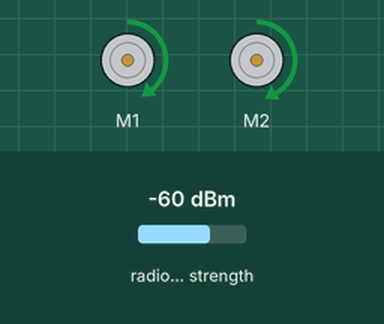
This program was run on a simulated BBC micro:bit (MakeCode). On the bench: 2 × DC motor (green arrow = forward, orange = backward, longer = faster). Inputs (shaded band) come from the test bench; at power-on: radio signal strength -60 dBm.

Above: at 1.2 s.
1.3 s: radio signal strength set to -55 dBm
Timing chart, 0 to 4.3 s (numbered marks = the images above; inputs shaded):
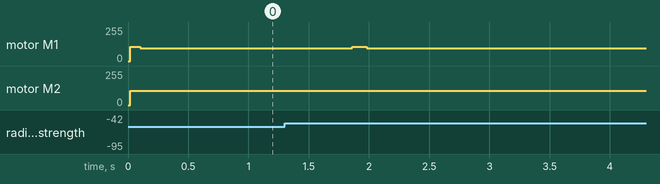

Measured:
- after the input at 1.3 s, motor M1: forward 97/255 → forward 107/255 after 0.56 s, → forward 97/255 0.12 s later

The program:

main.ts
```typescript
let nieuw = 0
radio.setGroup(13)
let oud = radio.receivedPacket(RadioPacketProperty.SignalStrength)
maqueen.motorRun(maqueen.Motors.All, maqueen.Dir.CW, 107)
basic.forever(function () {
    nieuw = radio.receivedPacket(RadioPacketProperty.SignalStrength)
    if (oud < nieuw) {
        maqueen.motorRun(maqueen.Motors.All, maqueen.Dir.CW, 107)
    } else {
        basic.pause(100)
        maqueen.motorRun(maqueen.Motors.M1, maqueen.Dir.CW, 97)
        basic.pause(500)
    }
    oud = nieuw
})
```

test.ts
```typescript
// tests gaan hier; deze zal niet worden gecompileerd wanneer dit pakket wordt gebruikt als extensie.
```
